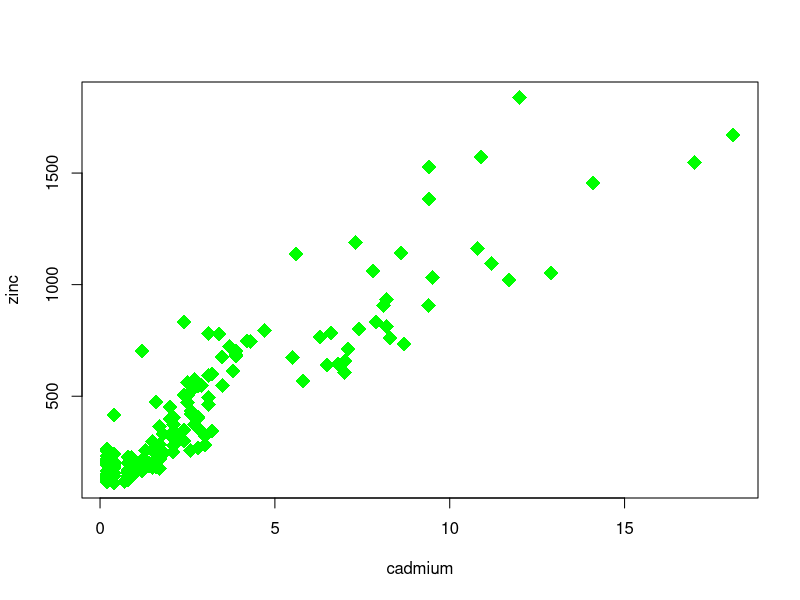
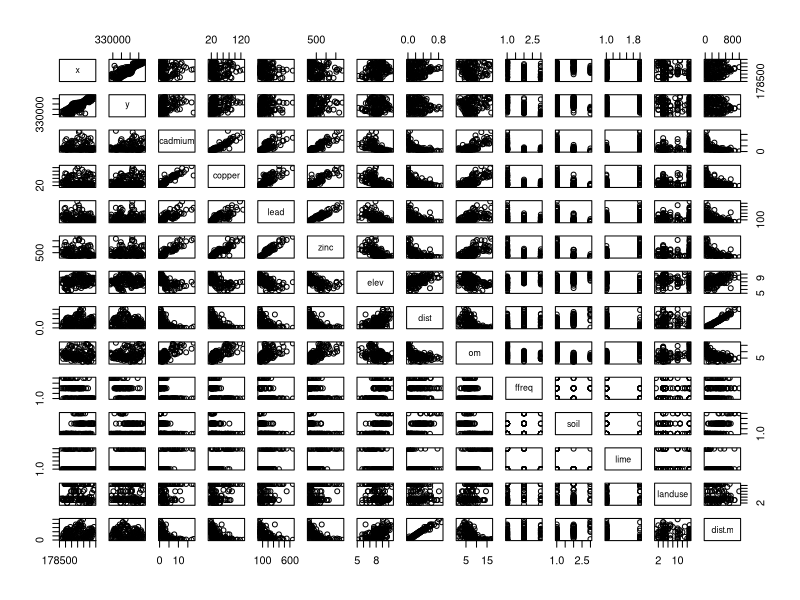
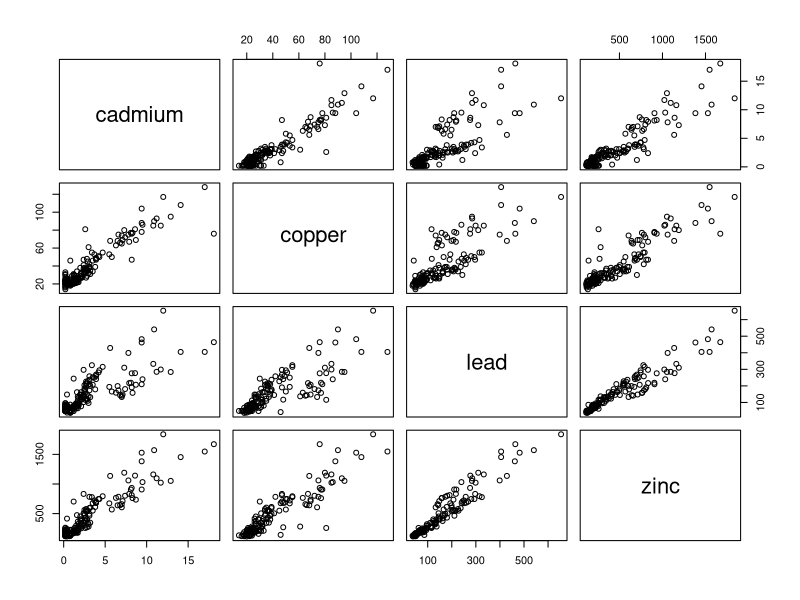
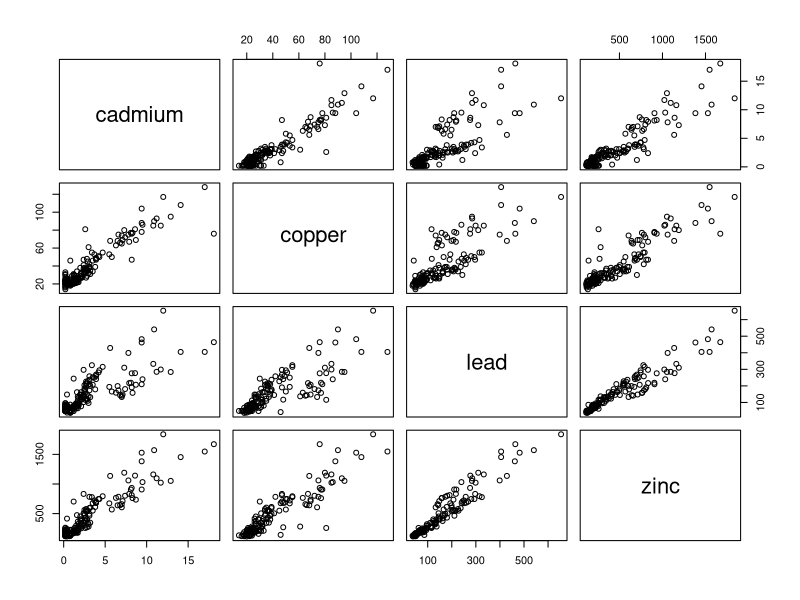
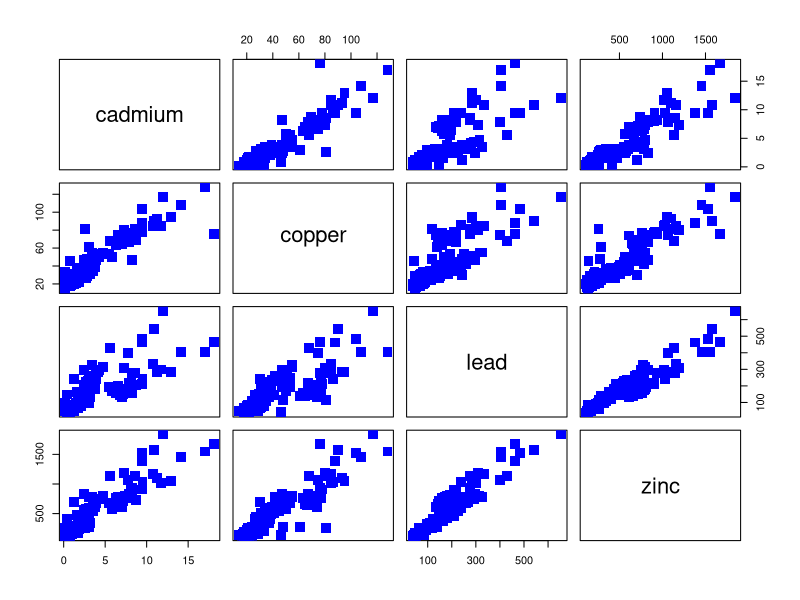
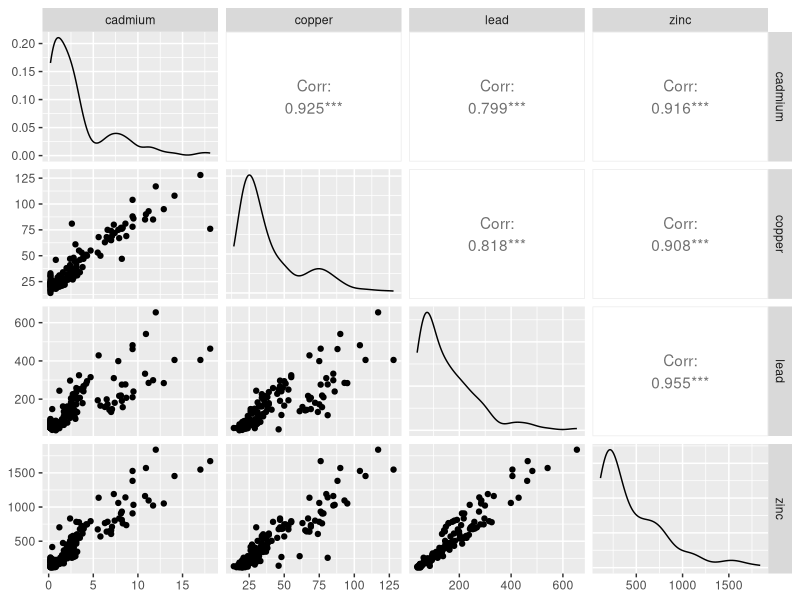

These charts were generated, in order, by the following R code:
# Multipanel in R-2nd lesson 

library(sp) #si può scrivere anche require(sp)

data(meuse)

attach(meuse)

#exercise: see the name of the variables and plot cadmium vs zinc, there are 2 ways to see the variables

names(meuse)
head(meuse)
plot(cadmium,zinc,pch=18,col="green",cex=2)

#exercise: make all the possible pairwise within the dataset. anzichè fare tutti i plot per ogni coppia di varibali si può fare:

pairs(meuse)
pairs(~cadmium+copper+lead+zinc, data=meuse)
#create a subset of the dataset

pairs(meuse[,3:6])
#Exercise-fare il grafico + bello
pairs(meuse[,3:6],pch=15,col="blue",cex=2)

#prettify the graph part2
install.packages("GGally")
#thi is used for the function ggpairs

library (GGally)
#GGally package to prettify
ggpairs(meuse[,3:6])
